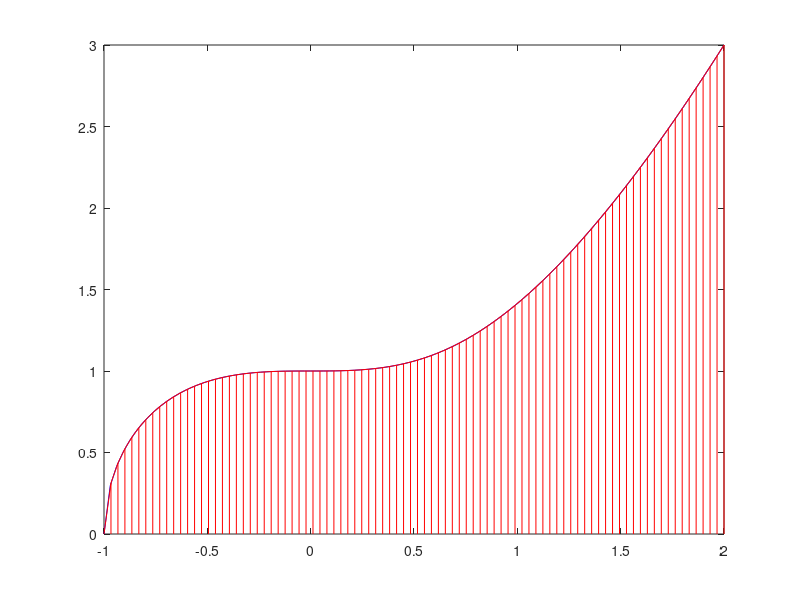
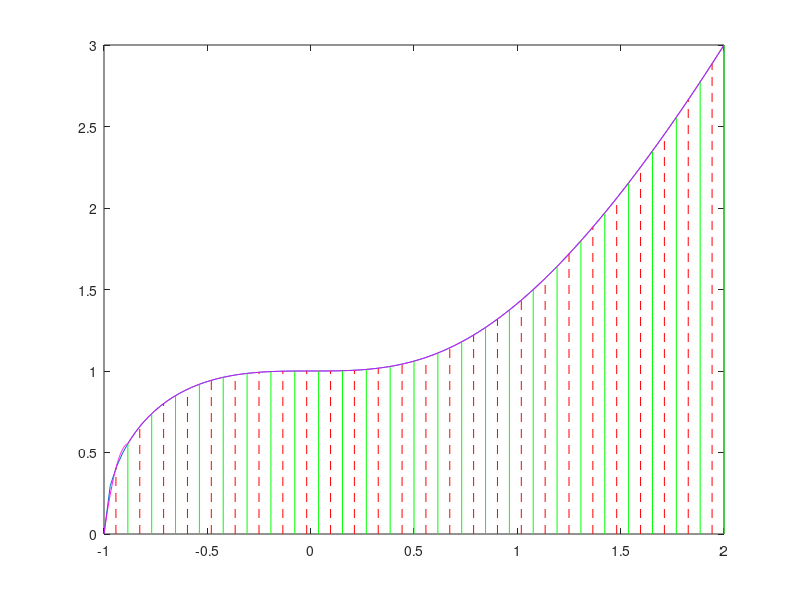
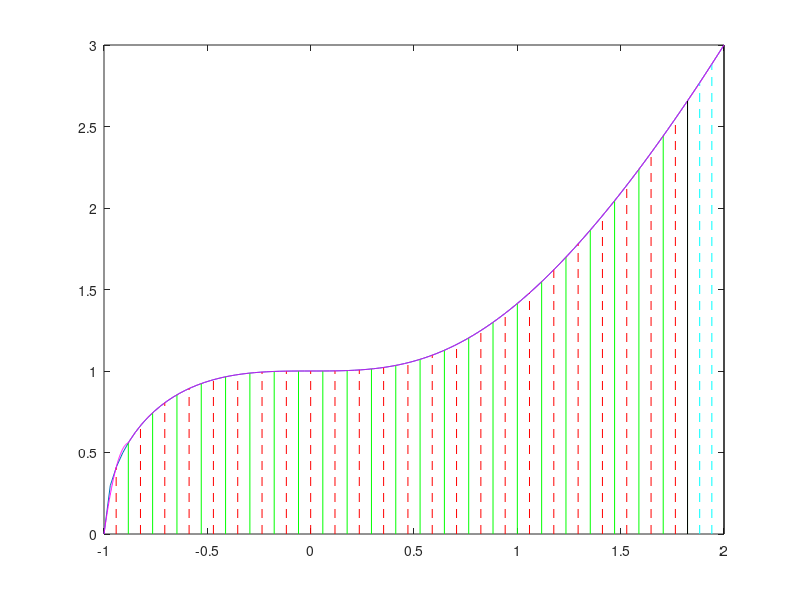

These charts were generated, in order, by the following MATLAB code: (Note: this script raises an error after producing the figures.)
%
% Team members:
%   - Hugo David Franco Avila A01654856
%   - Roberto Carlos Guzman Cortes A01702388
%   - Manuel Flores Ramirez A01703912
%
% This script solves exercise 1 of practice 6
%
% INPUT:
% -- Function
% -- Limits of integration
%
% OUTPUT:
% -- Integral (area)
% -- Graph
%

clear all
close all
clc

% Ask for the function

fun = @(x) sqrt(x.^3+1);

% Limits
%a = input(' Lower limit: ');
%b = input(' Upper limit: ');
%n = input(' Number of applications: ');
a = -1;
b = 2;
n1 = 1;
base = (b-a)/n1;
x = a:base:b;
y = fun(x);

%figure(1);
%x1 = linspace(a,b);
%y1 = fun(x1);
%plot(x1,y1)
%hold on

%VALOR "REAL"
Real = integral(fun,a,b);

I = zeros(n1,1);
% Graph of the first left wall
%plot([a a], [0 y(1)], 'g')
%hold on

for i = 1:n1
    aveHeight = (y(i)+y(i+1))/2;
    I(i) = base * aveHeight;
    
    %plot([x(i+1) x(i+1)], [0 y(i+1)], 'g')
    %hold on
    
    %plot([x(i) x(i+1)], [y(i) y(i+1)], 'g')
    %hold on
    
end
%Integral = (b - a)*(fun(a) + fun(b))/2
Integral1 = sum(I);

Error1 = abs((Real - Integral1)/Real)*100;

% C
n2 = 89;
base = (b-a)/89;
x = a:base:b;
y = fun(x);

figure(1);
x1 = linspace(a,b);
y1 = fun(x1);
plot(x1,y1, 'b')
hold on

I = zeros(n2,1);
% Graph of the first left wall
plot([a a], [0 y(1)], 'g')
hold on

for i = 1:n2
    aveHeight = (y(i)+y(i+1))/2;
    I(i) = base * aveHeight;
    
    plot([x(i+1) x(i+1)], [0 y(i+1)], 'r')
    hold on
    
    plot([x(i) x(i+1)], [y(i) y(i+1)], 'r')
    hold on
    
end
%Integral = (b - a)*(fun(a) + fun(b))/2
Integral2 = sum(I);

Error2 = abs((Real - Integral2)/Real)*100;

% D
n = 1;
h = (b-a)/(2*n);
base = 2*h;

x = a:h:b;
y = fun(x);

I = zeros(n,1);



for k = 1:n
    aveHeight = (y(2*k-1) + 4*y(2*k) + y(2*k+1))/6;
    I(k) = base * aveHeight;
end
Integral3 = sum(I);
Error3 = abs((Real - Integral3)/Real)*100;

%E
n3 = 26;
h = (b-a)/(2*n3);
base = 2*h;

x = a:h:b;
y = fun(x);

I = zeros(n3,1);

%Graph of the function
figure(2)
x1 = linspace(a,b);
y1 = fun(x1);
plot(x1,y1)
hold on
% First left wall
plot([a a],[0 y(1)],'g')
hold on

for k = 1:n3
    aveHeight = (y(2*k-1) + 4*y(2*k) + y(2*k+1))/6;
    I(k) = base * aveHeight;
    %Central wall:
    plot([x(2*k) x(2*k)],[0 y(2*k)],'r--')
    hold on
    
    %Right wall:
    plot([x(2*k+1) x(2*k+1)],[0 y(2*k+1)],'g')
    
    %Ceiling
    DATA = [x(2*k-1) y(2*k-1); x(2*k) y(2*k); x(2*k+1) y(2*k+1)];
    x2 = linspace(x(2*k-1),x(2*k+1));
    	y2 = zeros(1,100);
    	for p= 1:100
       	 
         	L = ones(3,1);
   	 
        	for i=1:3
            	for j=1:3
                	if i~=j
                    	L(i) = L(i)*((x2(p) - DATA(j,1))/(DATA(i,1)-DATA(j,1)));
                	end
            	end
        	end
        	y2(p) = sum(L.*DATA(:,2));
    	end
    	plot(x2, y2, 'm')
        hold on
end

Integral4 = sum(I);
Error4 = abs((Real - Integral4)/Real)*100;

% F
h = (b-a)/3;
Integral5 = (b-a)*((fun(a) + 3*fun(a+h)+3*fun(a+2*h) + fun(b))/8);

Error5 = abs((Real - Integral5)/Real)*100;

% G

%%%%%%%%%
% H)
%%%%
%
% I)
a = -1;
b = 2;
h3 = (b-a)/51;
base = 2*h3;
n4 = 24;
x = a:h3:(b-3*h3);
y = fun(x);

I = zeros(n4,1);

%Graph of the function
x1 = linspace(a,b);
y1 = fun(x1);
figure(3)
plot(x1,y1)
hold on
% First left wall
plot([a a],[0 y(1)],'g')
hold on

for k = 1:n4
    aveHeight = (y(2*k-1) + 4*y(2*k) + y(2*k+1))/6;
    I(k) = base * aveHeight;
    %Central wall:
    plot([x(2*k) x(2*k)],[0 y(2*k)],'r--')
    hold on
    
    %Right wall:
    plot([x(2*k+1) x(2*k+1)],[0 y(2*k+1)],'g')
    
    %Ceiling
    DATA = [x(2*k-1) y(2*k-1); x(2*k) y(2*k); x(2*k+1) y(2*k+1)];
    x2 = linspace(x(2*k-1),x(2*k+1));
    	y2 = zeros(1,100);
    	for p= 1:100
       	 
         	L = ones(3,1);
   	 
        	for i=1:3
            	for j=1:3
                	if i~=j
                    	L(i) = L(i)*((x2(p) - DATA(j,1))/(DATA(i,1)-DATA(j,1)));
                	end
            	end
        	end
        	y2(p) = sum(L.*DATA(:,2));
    	end
    	plot(x2, y2, 'm')
        hold on
end


af = b - 3*h3;
threeEight = (b-af)*((fun(af) + 3*fun(af+h3)+3*fun(af+2*h3) + fun(b))/8);
    %I(k) = base * aveHeight;
    % First left wall
plot([af af],[0 fun(af)],'k')
hold on
    %Central wall1:
    plot([af+h3 af+h3],[0 fun(af+h3)],'c--')
    hold on
    
    %Central wall2:
    plot([af+2*h3 af+2*h3],[0 fun(af+2*h3)],'c--')
    hold on
    
    %Right wall:
    plot([b b],[0 fun(b)],'k')
    
    %Ceiling
    DATA = [af fun(af); af+h fun(af+h3); af+2*h3 fun(af+2*h3); b fun(b)];
    x2 = linspace(af,b);
    	y2 = zeros(1,100);
    	for p= 1:100
       	 
         	L = ones(4,1);
   	 
        	for i=1:4
            	for j=1:4
                	if i~=j
                    	L(i) = L(i)*((x2(p) - DATA(j,1))/(DATA(i,1)-DATA(j,1)));
                	end
            	end
        	end
        	y2(p) = sum(L.*DATA(:,2));
    	end
    	plot(x2, y2, 'm')
        hold on
        
%Output
Integral6 = sum(I) + threeEight;
Error6 = abs((Real - Integral6)/Real)*100;

% Output
fprintf(' A) Integral = %0.4f\n\n', Real);
fprintf(' B) Integral = %0.4f\n APRE = %0.4f\n\n', Integral1, Error1);
fprintf(' C) Integral = %0.4f\n APRE = %0.4f\n Number of applications = %i\n Number of evaluations = %i\n\n', Integral2, Error2, n2, (n2+1));
fprintf(' D) Integral = %0.4f\n APRE = %0.4f\n\n', Integral3, Error3);
fprintf(' E) Integral = %0.4f\n APRE = %0.4f\n Number of applications = %i\n Number of evaluations = %i\n\n', Integral4, Error4, n3, (2*n3 + 1));
fprintf(' F) Integral = %0.4f\n APRE = %0.4f\n\n', Integral5, Error5);
romberg(fun,a,b,7);
fprintf(' H) Both graphs are displayed as figure 1 and figure 2\n\n');
fprintf(' I) For Simpson 1/3:\n Interval: [%0.4f,%0.4f]\n Size of subinterval: %0.4f\n Number of evaluations: %i\n\n', a,(b-3*h3),h3,(2*n4 + 1));
fprintf(' For Simpson 3/8:\n Interval: [%0.4f,%0.4f]\n Size of subinterval: %0.4f\n Number of evaluations: 3\n\n', (b-3*h3),b,h3);
fprintf(' Total evaluations: 52\n Integral = %0.4f\n APRE = %0.4f\n\n',Integral6,Error6);
fprintf(' Graph is shown as figure 3\n ');


function [Romberg,Error] = romberg(fun,a,b,n)

%disp('  Calculating the Integral using Romberg integration:')
%n = input('  Number of iterations:  ');
%fprintf('  For %d iterations of the method, up to %d trapezoids are being used.\n \n ',n,2^(n-1))

M = zeros(n,n);

%First column:
for i = 1:n
    M(i,1) = trapezoid(fun,a,b,2^(i-1));
end

%Columns 2 to last:
for j = 2:n
    for i = 1:n-(j-1)
        M(i,j) = (4^(j-1)*M(i+1,j-1) - M(i,j-1)) / (4^(j-1) - 1);
    end
end

%Integral (area) estimated with Romberg method:
Romberg = M(1,n);
pl = integral(fun,a,b);
%Error comparing Adaptative quadrature and Romberg:
Error = abs((pl - Romberg)/pl)*100;
fprintf(' G) Integral = %0.4f\n APRE = %0.4f\n', Romberg, Error);
fprintf(' For %d iterations of the method, up to %d trapezoids are being used.\n\n',n,2^(n-1));
end
function Integral = trapezoid(fun,a,b,n)


base = (b-a)/n;

x = a:base:b;
y = fun(x);

I = zeros(n,1);
for k = 1:n
    AverageHeight = (y(k) + y(k+1))/2;
    I(k) = base * AverageHeight;   
end

Integral = sum(I);
end